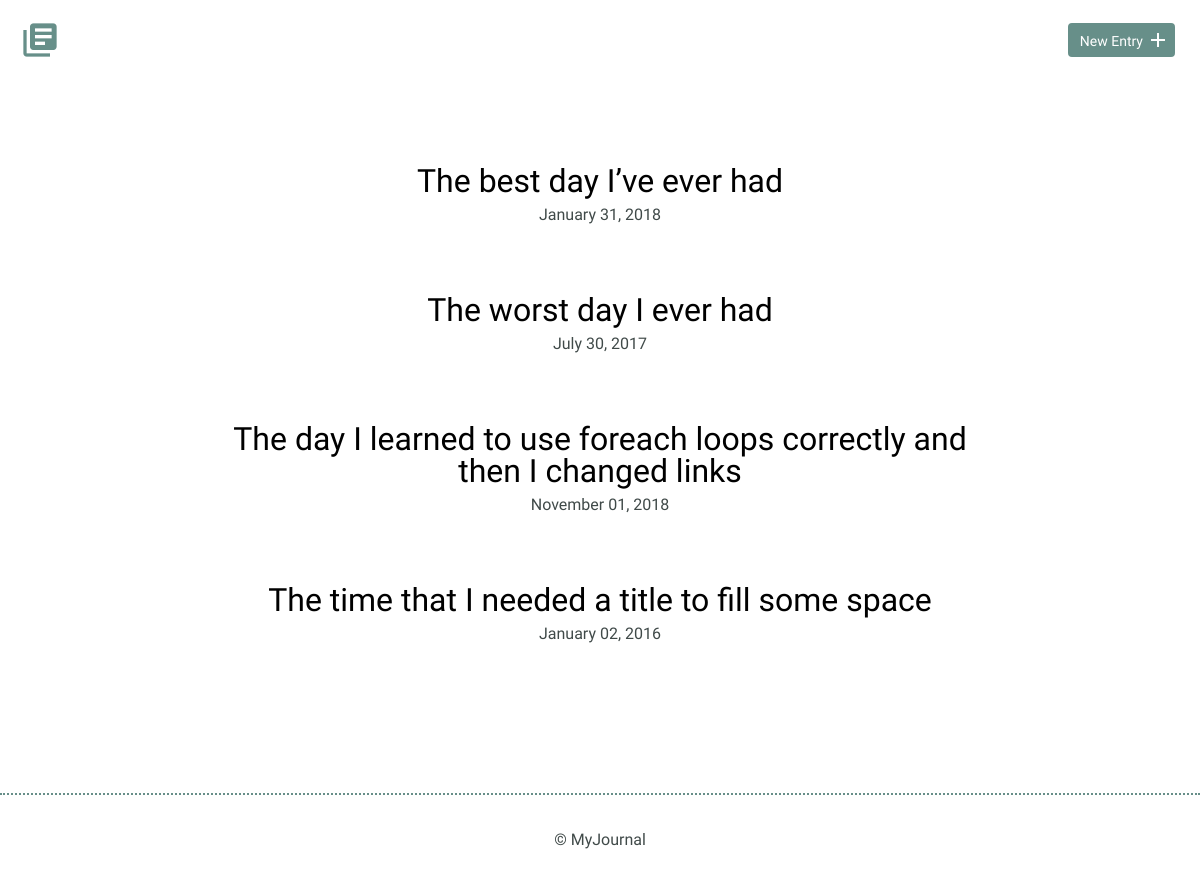
The page / on the database its author committed.
### tables this page shows
CREATE TABLE "journal" (
	`journal_id`	INTEGER,
	`title`	TEXT,
	`date`	TEXT,
	`time_spent`	INTEGER,
	`entry`	TEXT,
	PRIMARY KEY(`journal_id`)
);

### inc/functions.php (called while the page is built, shortened)
<?php
try {
      $sql = "SELECT * FROM journal";
      $results = $db->prepare($sql);
      $results->execute();
      $journals =  $results->fetchAll(PDO::FETCH_ASSOC);
      }  catch (Exception $e) {
    echo "Bad request from query 1: " . $e->getMessage();
    exit;
}

### index.php (the view)
<?php
require('inc/connection.php');
include('inc/functions.php');
include('inc/header.php');
?>
      <section>
            <div class="container">
                <div class="entry-list">
                    <?php
                    foreach($journals as $entry) {
                      echo '<article><h2><a href="detail.php?q=' .$entry["journal_id"]
                              .'">' .$entry['title'] . '</a></h2>';
                           $getdate = $entry['date'];
                             $date = date("F d, Y", strtotime($getdate));
                          echo '<time datetime="' .$getdate .'">'
                                .$date .'</time></article>';
                              }
                              ?>
                </div>
            </div>
        </section>
        <?php include('inc/footer.php'); ?>
    </body>
</html>

### inc/header.php (shortened to what this page needs)
<html>
    <head>
        <link rel="stylesheet" href="css/normalize.css">
        <link rel="stylesheet" href="css/site.css">
    </head>
    <body>
        <header>
            <div class="container">
                <div class="site-header">
                    <a class="logo" href="index.php"><i class="material-icons">library_books</i></a>
                    <a class="button icon-right" href="new.php"><span>New Entry</span> <i class="material-icons">add</i></a>
                </div>
            </div>
        </header>

### inc/footer.php
<?php
echo "<footer>
    <div>
        &copy; MyJournal
    </div>
</footer>";
 ?>

### css/site.css (style rules this page uses)
body { font-size: 16px; color: #404a49; font-family: 'Cousine', serif; font-weight: 400; }
.container { margin: 0 auto; padding: 0 25px; }
header .site-header { margin: 0 auto; height: 95px; }
header .logo i { color: #678f89; margin: 20px 0 0 -5px; float: left; font-size: 40px; }
header .button { float: right; margin: 33px 0 0 0; }
footer { text-align: center; padding: 35px 0; border-top: 2px dotted #678f89; }
.button { padding: 8px 10px 6px 10px; background: #678f89; border: 2px solid #678f89; border-radius: 4px; text-decoration: none; color: #FFF; position: relative; text-align: center; font-size: 14px; }
.button.icon-right { padding-right: 30px; top: -10px; }
.button.icon-right i { position: absolute; top: 3px; right: 3px; }
h1, h2, h3 { margin: 0; font-weight: 400; line-height: 1em; color: #000; }
h2 { font-size: 32px; }
h2 a { text-decoration: none; color: #000; }
.entry-list, .edit-entry, .new-entry { max-width: 800px; margin: 0 auto; padding: 70px 0 150px 0; }
.entry-list article { margin-bottom: 70px; text-align: center; }
.entry-list article:last-child { margin-bottom: 0; }
.entry-list article h2 { margin-bottom: 8px; }

### rows shown on the page
journal: title "The best day I’ve ever had", date "January 31, 2018"
journal: title "The worst day I ever had", date "July 30, 2017"
journal: title "The day I learned to use foreach loops correctly and then I changed links", date "November 01, 2018"
journal: title "The time that I needed a title to fill some space", date "January 02, 2016"
